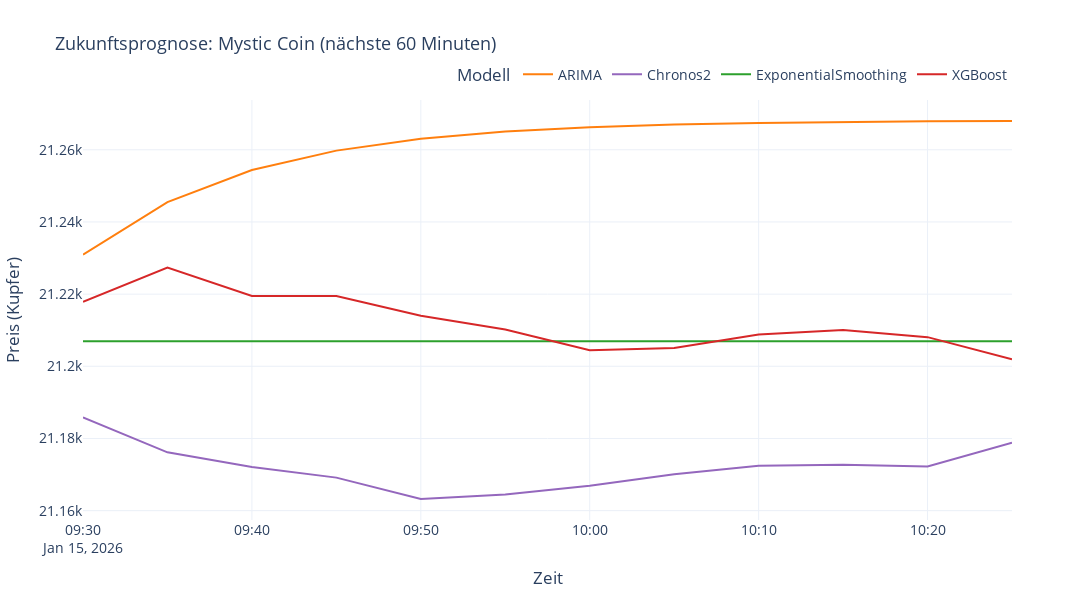

The notebook cell this image was saved under:
### Markdown cell above
## Screenshot 1: Forecast-Vergleich (Zukunftsprognosen)

### Code cell
# Daten für Future Forecast sammeln
future_rows = []
for m in models_payload:
    model_name = m.get("model_name")
    f_ts = m.get("future", {}).get("timestamps", [])
    f_vals = m.get("future", {}).get("values", [])
    for ts, val in zip(f_ts, f_vals):
        future_rows.append({"timestamp": ts, "value": val, "model": model_name})

df_future = pd.DataFrame(future_rows)
df_future["timestamp"] = pd.to_datetime(df_future["timestamp"])

# Plot erstellen
fig_future = px.line(
    df_future,
    x="timestamp",
    y="value",
    color="model",
    title=f"Zukunftsprognose: Mystic Coin (nächste {CONFIG['forecast']['horizon'] * 5} Minuten)",
    color_discrete_map=MODEL_COLORS,
    labels={"timestamp": "Zeit", "value": "Preis (Kupfer)", "model": "Modell"},
)

fig_future.update_layout(
    template="plotly_white",
    legend=dict(orientation="h", yanchor="bottom", y=1.02, xanchor="right", x=1),
    font=dict(size=14),
    title_font_size=18,
    width=1200,
    height=600,
)

fig_future.show()

### Figure 1 — Plotly figure (JSON) as saved in the notebook; plotly's stock layout.template omitted (floating-point values rounded to 4 significant figures)
{"data": [{"hovertemplate": "Modell=ARIMA<br>Zeit=%{x}<br>Preis (Kupfer)=%{y}<extra></extra>", "legendgroup": "ARIMA", "line": {"color": "#ff7f0e", "dash": "solid"}, "marker": {"symbol": "circle"}, "mode": "lines", "name": "ARIMA", "orientation": "v", "showlegend": true, "type": "scatter", "x": ["2026-01-15T09:30:00", "2026-01-15T09:35:00", "2026-01-15T09:40:00", "2026-01-15T09:45:00", "2026-01-15T09:50:00", "2026-01-15T09:55:00", "2026-01-15T10:00:00", "2026-01-15T10:05:00", "2026-01-15T10:10:00", "2026-01-15T10:15:00", "2026-01-15T10:20:00", "2026-01-15T10:25:00"], "xaxis": "x", "y": [21230.0, 21250.0, 21250.0, 21260.0, 21260.0, 21270.0, 21270.0, 21270.0, 21270.0, 21270.0, 21270.0, 21270.0], "yaxis": "y"}, {"hovertemplate": "Modell=Chronos2<br>Zeit=%{x}<br>Preis (Kupfer)=%{y}<extra></extra>", "legendgroup": "Chronos2", "line": {"color": "#9467bd", "dash": "solid"}, "marker": {"symbol": "circle"}, "mode": "lines", "name": "Chronos2", "orientation": "v", "showlegend": true, "type": "scatter", "x": ["2026-01-15T09:30:00", "2026-01-15T09:35:00", "2026-01-15T09:40:00", "2026-01-15T09:45:00", "2026-01-15T09:50:00", "2026-01-15T09:55:00", "2026-01-15T10:00:00", "2026-01-15T10:05:00", "2026-01-15T10:10:00", "2026-01-15T10:15:00", "2026-01-15T10:20:00", "2026-01-15T10:25:00"], "xaxis": "x", "y": [21190.0, 21180.0, 21170.0, 21170.0, 21160.0, 21160.0, 21170.0, 21170.0, 21170.0, 21170.0, 21170.0, 21180.0], "yaxis": "y"}, {"hovertemplate": "Modell=ExponentialSmoothing<br>Zeit=%{x}<br>Preis (Kupfer)=%{y}<extra></extra>", "legendgroup": "ExponentialSmoothing", "line": {"color": "#2ca02c", "dash": "solid"}, "marker": {"symbol": "circle"}, "mode": "lines", "name": "ExponentialSmoothing", "orientation": "v", "showlegend": true, "type": "scatter", "x": ["2026-01-15T09:30:00", "2026-01-15T09:35:00", "2026-01-15T09:40:00", "2026-01-15T09:45:00", "2026-01-15T09:50:00", "2026-01-15T09:55:00", "2026-01-15T10:00:00", "2026-01-15T10:05:00", "2026-01-15T10:10:00", "2026-01-15T10:15:00", "2026-01-15T10:20:00", "2026-01-15T10:25:00"], "xaxis": "x", "y": [21210.0, 21210.0, 21210.0, 21210.0, 21210.0, 21210.0, 21210.0, 21210.0, 21210.0, 21210.0, 21210.0, 21210.0], "yaxis": "y"}, {"hovertemplate": "Modell=XGBoost<br>Zeit=%{x}<br>Preis (Kupfer)=%{y}<extra></extra>", "legendgroup": "XGBoost", "line": {"color": "#d62728", "dash": "solid"}, "marker": {"symbol": "circle"}, "mode": "lines", "name": "XGBoost", "orientation": "v", "showlegend": true, "type": "scatter", "x": ["2026-01-15T09:30:00", "2026-01-15T09:35:00", "2026-01-15T09:40:00", "2026-01-15T09:45:00", "2026-01-15T09:50:00", "2026-01-15T09:55:00", "2026-01-15T10:00:00", "2026-01-15T10:05:00", "2026-01-15T10:10:00", "2026-01-15T10:15:00", "2026-01-15T10:20:00", "2026-01-15T10:25:00"], "xaxis": "x", "y": [21220.0, 21230.0, 21220.0, 21220.0, 21210.0, 21210.0, 21200.0, 21210.0, 21210.0, 21210.0, 21210.0, 21200.0], "yaxis": "y"}], "layout": {"font": {"size": 14}, "height": 600, "legend": {"orientation": "h", "title": {"text": "Modell"}, "tracegroupgap": 0, "x": 1, "xanchor": "right", "y": 1.02, "yanchor": "bottom"}, "title": {"font": {"size": 18}, "text": "Zukunftsprognose: Mystic Coin (nächste 60 Minuten)"}, "width": 1200, "xaxis": {"anchor": "y", "domain": [0, 1], "title": {"text": "Zeit"}}, "yaxis": {"anchor": "x", "domain": [0, 1], "title": {"text": "Preis (Kupfer)"}}}}
